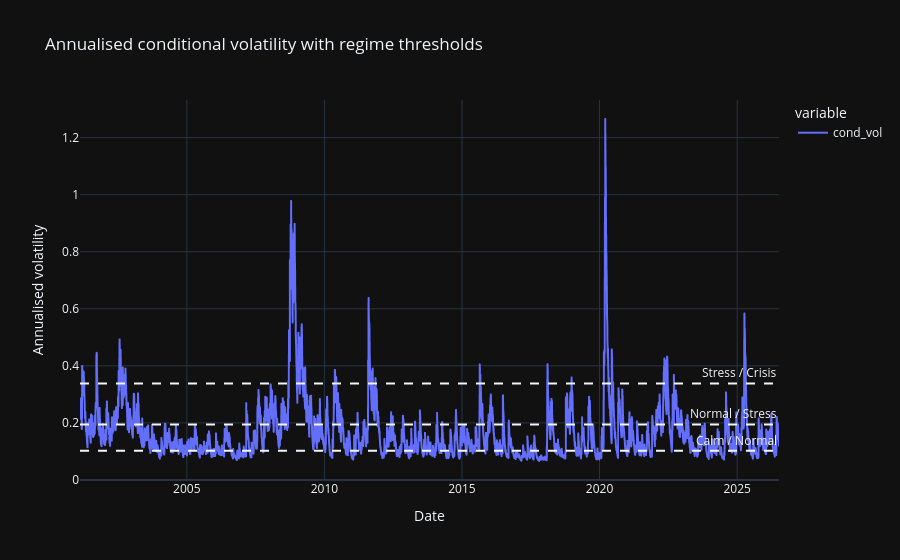

This figure's notebook cell:
### Code cell
fig = cond_vol_ann.plot(
    title='Annualised conditional volatility with regime thresholds',
    labels={'value': 'Annualised volatility', 'index': 'Date'}
)
fig.add_hline(y=q25, line_dash='dash', annotation_text='Calm / Normal')
fig.add_hline(y=q75, line_dash='dash', annotation_text='Normal / Stress')
fig.add_hline(y=q95, line_dash='dash', annotation_text='Stress / Crisis')
fig

### Figure 1 — Plotly figure (JSON) as saved in the notebook; plotly's stock layout.template omitted (floating-point values rounded to 4 significant figures; data arrays with more than 128 entries replaced by an {"elided": "..."} marker saying what was removed)
{"data": [{"hovertemplate": "variable=cond_vol<br>Date=%{x}<br>Annualised volatility=%{y}<extra></extra>", "legendgroup": "cond_vol", "line": {"color": "#636efa", "dash": "solid"}, "marker": {"symbol": "circle"}, "mode": "lines", "name": "cond_vol", "showlegend": true, "type": "scattergl", "x": {"elided": "6387 str values"}, "xaxis": "x", "y": {"elided": "6387 float values"}, "yaxis": "y"}], "layout": {"annotations": [{"showarrow": false, "text": "Calm / Normal", "x": 1, "xanchor": "right", "xref": "x domain", "y": 0.1024, "yanchor": "bottom", "yref": "y"}, {"showarrow": false, "text": "Normal / Stress", "x": 1, "xanchor": "right", "xref": "x domain", "y": 0.1946, "yanchor": "bottom", "yref": "y"}, {"showarrow": false, "text": "Stress / Crisis", "x": 1, "xanchor": "right", "xref": "x domain", "y": 0.3382, "yanchor": "bottom", "yref": "y"}], "legend": {"title": {"text": "variable"}, "tracegroupgap": 0}, "shapes": [{"line": {"dash": "dash"}, "type": "line", "x0": 0, "x1": 1, "xref": "x domain", "y0": 0.1024, "y1": 0.1024, "yref": "y"}, {"line": {"dash": "dash"}, "type": "line", "x0": 0, "x1": 1, "xref": "x domain", "y0": 0.1946, "y1": 0.1946, "yref": "y"}, {"line": {"dash": "dash"}, "type": "line", "x0": 0, "x1": 1, "xref": "x domain", "y0": 0.3382, "y1": 0.3382, "yref": "y"}], "title": {"text": "Annualised conditional volatility with regime thresholds"}, "xaxis": {"anchor": "y", "domain": [0, 1], "title": {"text": "Date"}}, "yaxis": {"anchor": "x", "domain": [0, 1], "title": {"text": "Annualised volatility"}}}}
